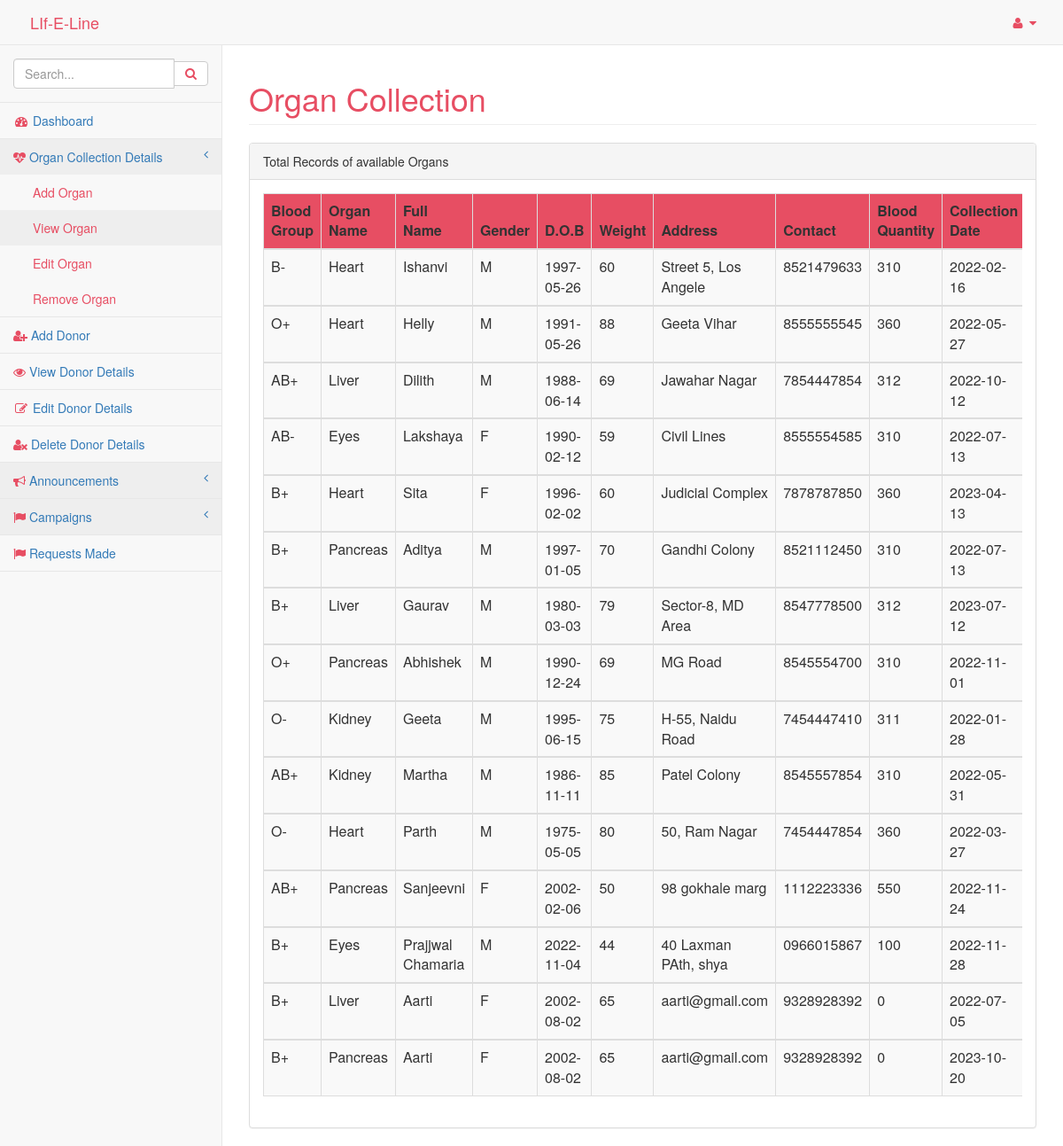
/pages/viewblood.php, run on the app's committed database.
### tables this page shows
CREATE TABLE `blood` (
  `id` int(11) NOT NULL,
  `name` varchar(20) NOT NULL,
  `gender` varchar(20) NOT NULL,
  `dob` date NOT NULL,
  `weight` int(11) NOT NULL,
  `bloodgroup` varchar(3) NOT NULL,
  `organ` varchar(15) DEFAULT NULL,
  `address` varchar(20) NOT NULL,
  `contact` varchar(10) NOT NULL,
  `bloodqty` int(11) NOT NULL,
  `collection` date NOT NULL
);

### pages/viewblood.php (the view, shortened to what this page needs)
<html>
<head>
<link href="../css/bootstrap.min.css" rel="stylesheet">
<link href="../vendor/metisMenu/metisMenu.min.css" rel="stylesheet">
 <link href="../css/dataTables/dataTables.bootstrap.css" rel="stylesheet">
<link href="../css/dataTables/dataTables.responsive.css" rel="stylesheet">
<link href="../dist/css/sb-admin-2.css" rel="stylesheet">
<link href="../vendor/font-awesome/css/font-awesome.min.css" rel="stylesheet" type="text/css">
<link rel="stylesheet" href="../icofont/icofont.min.css">
</head>
<body>
<div id="wrapper">
<?php include 'includes/nav.php'?>
<div style='color:#e74e63' id="page-wrapper">
<div class="container-fluid">
<div class="row">
<div class=".col-lg-12">
               <h1 class="page-header">Organ Collection</h1>
                </div>
  </div>
				<div class="row">
                        <div class=".col-lg-12">
                            <div class="panel panel-default">
                                <div class="panel-heading">
                                    Total Records of available Organs
                                </div>
								 <div style='color:#e74e63' class="panel-body">
                                    <div class="table-responsive">
									<table class="table table-striped table-bordered table-hover" id="dataTables-example">
									<?php
						include "dbconnect.php";
						$qry="select * from blood";
						$result=mysqli_query($conn,$qry);
						echo"
						<thead style='background-color:#e74e63'>
						<tr>
							<th>Blood Group</th>
							<th>Organ Name</th>
							<th>Full Name</th>
							<th>Gender</th>
							<th>D.O.B</th>
							<th>Weight</th>
							<th>Address</th>
							<th>Contact</th>
							<th>Blood Quantity</th>
							<th>Collection Date</th>
						</tr>
						</thead>";
						while($row=mysqli_fetch_array($result)){
						  echo"<tbody>
						  <tr class='gradeA'>
						  <td>".$row['bloodgroup']."</td>
						  <td>".$row['organ']."</td>
						  <td>".$row['name']."</td>
						  <td>".$row['gender']."</td>
						  <td>".$row['dob']."</td>
						  <td>".$row['weight']."</td>
						  <td>".$row['address']."</td>
						  <td>".$row['contact']."</td>
						  <td>".$row['bloodqty']."</td>
						  <td>".$row['collection']."</td>
						</tr>
						<tbody>
						";
						}
						?>
						</table>
				</div>
				</div>
		</div>
		</div>
		</div>
		</div>
		</div>
		</div>
</body>
</html>

### data on the page
blood: bloodgroup "B-", organ "Heart", name "Ishanvi", gender "M", dob "1997-05-26", weight "60", address "Street 5, Los Angele", contact "8521479633", bloodqty "310", collection "2022-02-16"
blood: bloodgroup "O+", organ "Heart", name "Helly", gender "M", dob "1991-05-26", weight "88", address "Geeta Vihar", contact "8555555545", bloodqty "360", collection "2022-05-27"
blood: bloodgroup "AB+", organ "Liver", name "Dilith", gender "M", dob "1988-06-14", weight "69", address "Jawahar Nagar", contact "7854447854", bloodqty "312", collection "2022-10-12"
blood: bloodgroup "AB-", organ "Eyes", name "Lakshaya", gender "F", dob "1990-02-12", weight "59", address "Civil Lines", contact "8555554585", bloodqty "310", collection "2022-07-13"
blood: bloodgroup "B+", organ "Heart", name "Sita", gender "F", dob "1996-02-02", weight "60", address "Judicial Complex", contact "7878787850", bloodqty "360", collection "2023-04-13"
blood: bloodgroup "B+", organ "Pancreas", name "Aditya", gender "M", dob "1997-01-05", weight "70", address "Gandhi Colony", contact "8521112450", bloodqty "310", collection "2022-07-13"
blood: bloodgroup "B+", organ "Liver", name "Gaurav", gender "M", dob "1980-03-03", weight "79", address "Sector-8, MD Area", contact "8547778500", bloodqty "312", collection "2023-07-12"
blood: bloodgroup "O+", organ "Pancreas", name "Abhishek", gender "M", dob "1990-12-24", weight "69", address "MG Road", contact "8545554700", bloodqty "310", collection "2022-11-01"
blood: bloodgroup "O-", organ "Kidney", name "Geeta", gender "M", dob "1995-06-15", weight "75", address "H-55, Naidu Road", contact "7454447410", bloodqty "311", collection "2022-01-28"
blood: bloodgroup "AB+", organ "Kidney", name "Martha", gender "M", dob "1986-11-11", weight "85", address "Patel Colony", contact "8545557854", bloodqty "310", collection "2022-05-31"
blood: bloodgroup "O-", organ "Heart", name "Parth", gender "M", dob "1975-05-05", weight "80", address "50, Ram Nagar", contact "7454447854", bloodqty "360", collection "2022-03-27"
blood: bloodgroup "AB+", organ "Pancreas", name "Sanjeevni", gender "F", dob "2002-02-06", weight "50", address "98 gokhale marg", contact "1112223336", bloodqty "550", collection "2022-11-24"
blood: bloodgroup "B+", organ "Eyes", name "Prajjwal Chamaria", gender "M", dob "2022-11-04", weight "44", address "40 Laxman PAth, shya", contact "0966015867", bloodqty "100", collection "2022-11-28"
blood: bloodgroup "B+", organ "Liver", name "Aarti", gender "F", dob "2002-08-02", weight "65", address "aarti@gmail.com", contact "9328928392", bloodqty "0", collection "2022-07-05"
blood: bloodgroup "B+", organ "Pancreas", name "Aarti", gender "F", dob "2002-08-02", weight "65", address "aarti@gmail.com", contact "9328928392", bloodqty "0", collection "2023-10-20"
